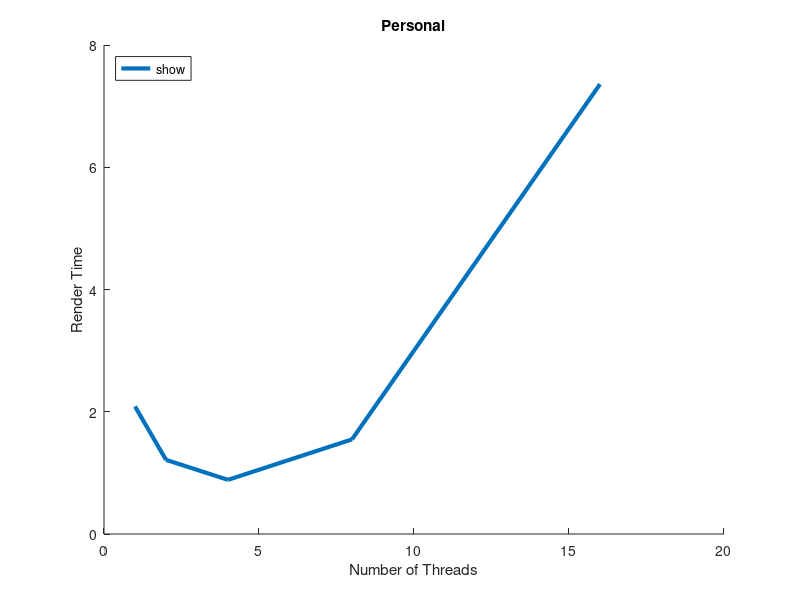

Source code (MATLAB):
function static64
clear all;
close all;
hold on;

x = [1 2 4 8 16];

t0 = [ 2.086788 1.213297 0.885825 1.547635 7.359226 ];
plot(x, t0, 'LineWidth', 3, 'DisplayName', 'models/ironman.obj 3840x2160');

title('Personal');
xlabel('Number of Threads');
ylabel('Render Time');
legend('show', 'Location', 'NorthWest');

